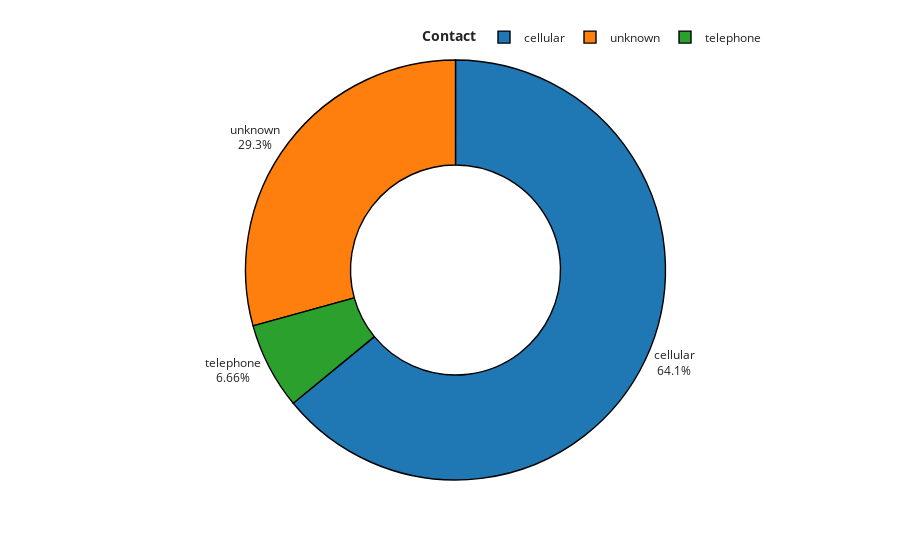

This figure's notebook cell:
### Code cell
fig = px.pie(MainDataset_visualization.contact.value_counts().reset_index().rename(columns={
             'index': 'Contact', 'contact': 'Count'}), names='Contact', values='Count', hole=0.5, template='simple_white')
fig.update_traces(marker=dict(line=dict(color='#000000', width=1.4)))
fig.update_layout(title_x=0.5, showlegend=True, legend_title_text='<b>Contact')
fig.update_traces(textposition='outside', textinfo='percent+label')
fig.update_layout(title_x=0.5, legend=dict(
    orientation='h', yanchor='bottom', y=1.02, xanchor='right', x=1))
fig.show()

### Figure 1 — Plotly figure (JSON) as saved in the notebook; plotly's stock layout.template omitted (floating-point values rounded to 4 significant figures)
{"data": [{"domain": {"x": [0, 1], "y": [0, 1]}, "hole": 0.5, "hovertemplate": "Contact=%{label}<br>Count=%{value}<extra></extra>", "labels": ["cellular", "unknown", "telephone"], "legendgroup": "", "marker": {"line": {"color": "#000000", "width": 1.4}}, "name": "", "showlegend": true, "textinfo": "percent+label", "textposition": "outside", "type": "pie", "values": [2896, 1324, 301]}], "layout": {"legend": {"orientation": "h", "title": {"text": "<b>Contact"}, "tracegroupgap": 0, "x": 1, "xanchor": "right", "y": 1.02, "yanchor": "bottom"}, "margin": {"t": 60}, "showlegend": true, "title": {"x": 0.5}}}
